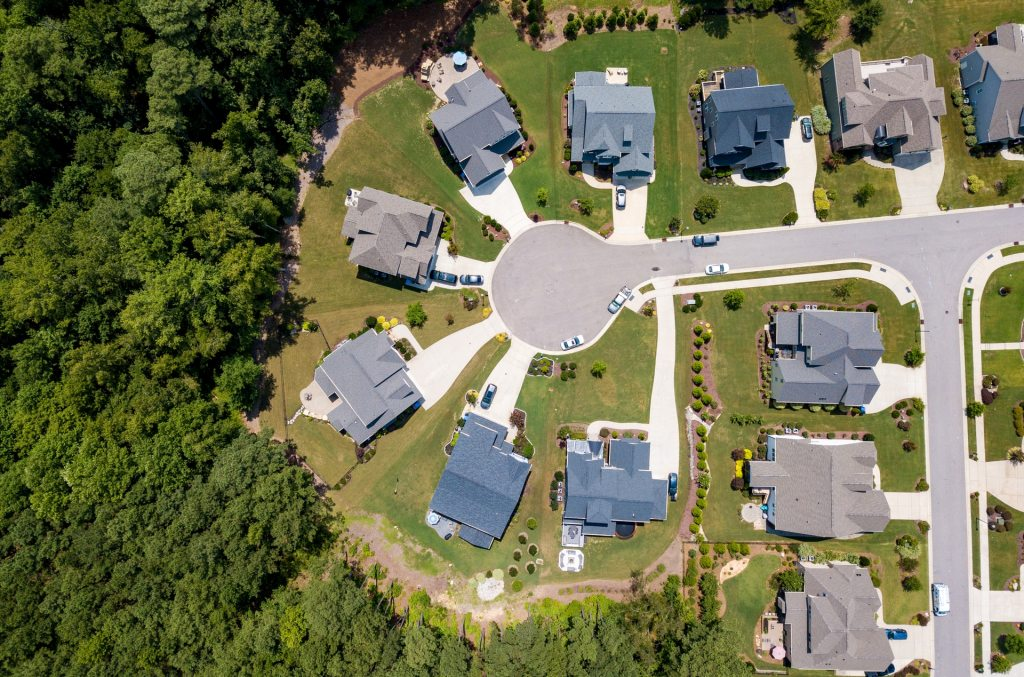
#> input picture assets/input.jpg, 1024 x 677 px
$ jupyter execute main.ipynb   (older library calls are emulated)
#> lines starting #> are read from the running program, lines starting #| are printed output that depends on the picture
[cell 1]
import cv2
import numpy as np
import matplotlib.pyplot as plt
from kernels.outline import outline as kernel

# read image
img = cv2.imread("assets/input.jpg")
#> img is the input picture: shape (677, 1024, 3); mean B, G, R 82.4, 115, 114

# convert to grayscale
gray = cv2.cvtColor(img, cv2.COLOR_BGR2GRAY)
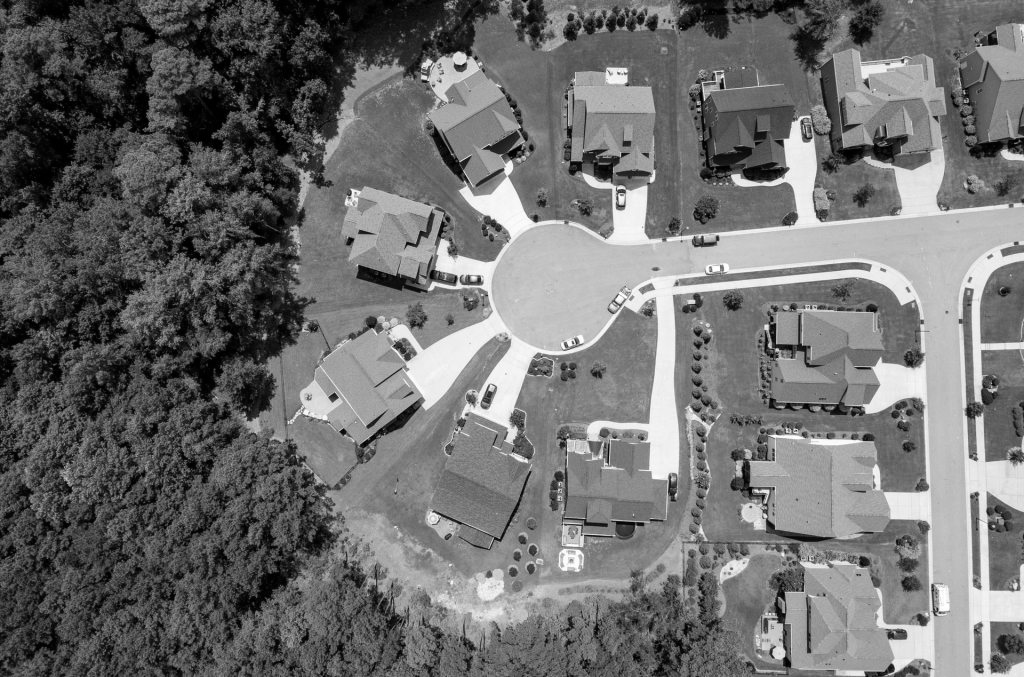
#> gray: shape (677, 1024); min 0, max 255, mean 111

# convolution
edges = cv2.filter2D(gray, ddepth=cv2.CV_32F, kernel=kernel)
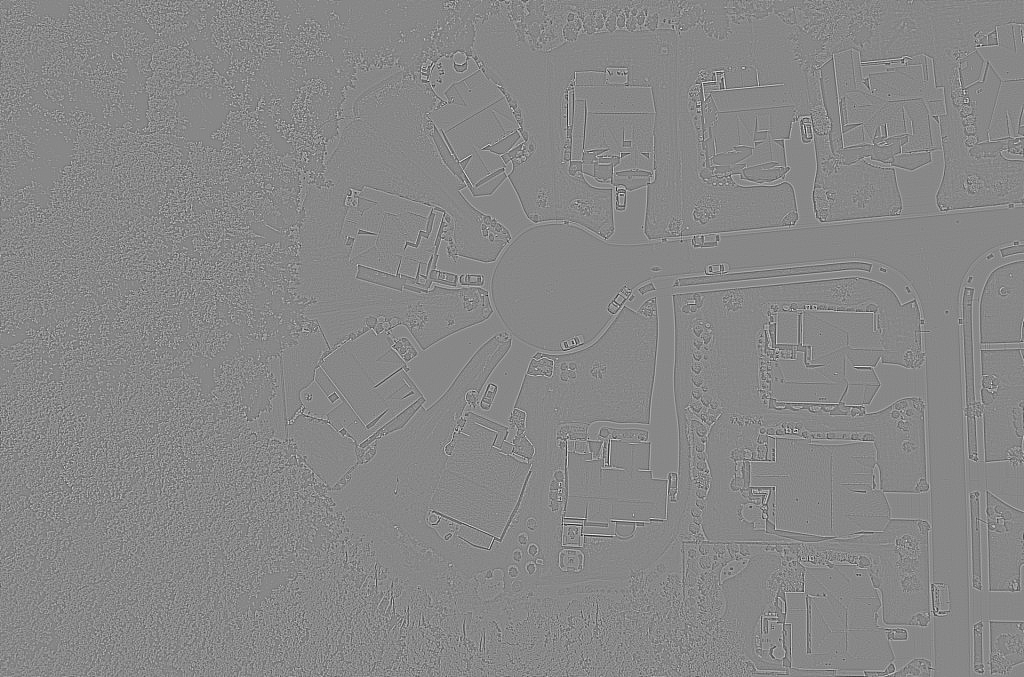
#> edges: shape (677, 1024) float32; min -1040, max 915, mean 0; drawn with min black and max white

# normalize to 0–255
edges = np.abs(edges)
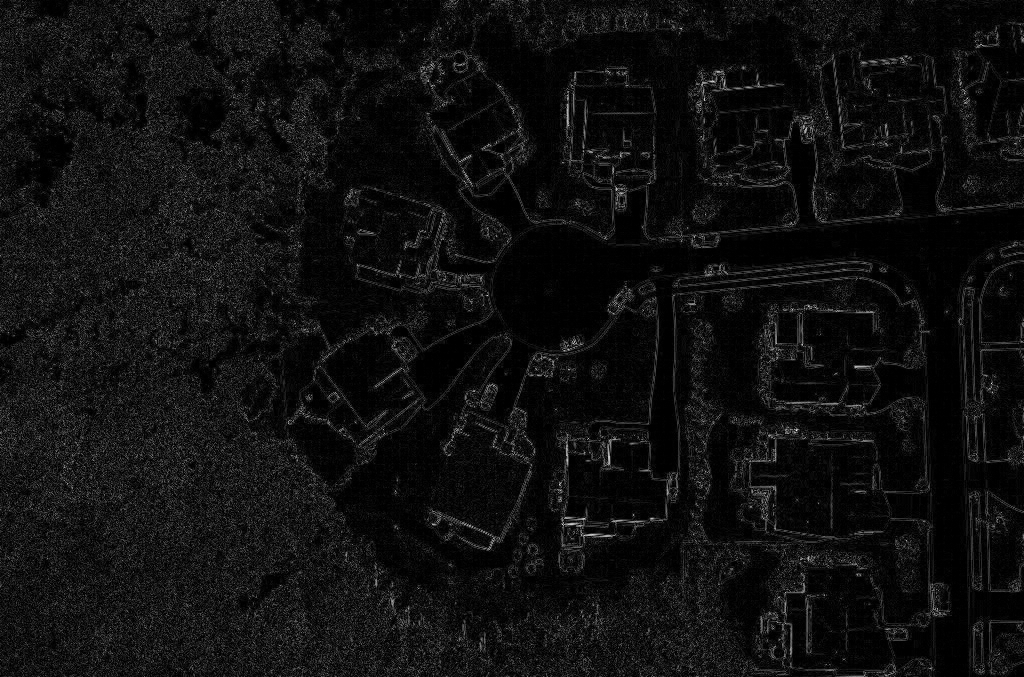
#> edges: shape (677, 1024) float32; min 0, max 1040, mean 65.5; drawn with min black and max white
edges = (255 * edges / edges.max()).astype(np.uint8)

# display
plt.imshow(edges, cmap="gray")
plt.axis("off")
plt.show()
